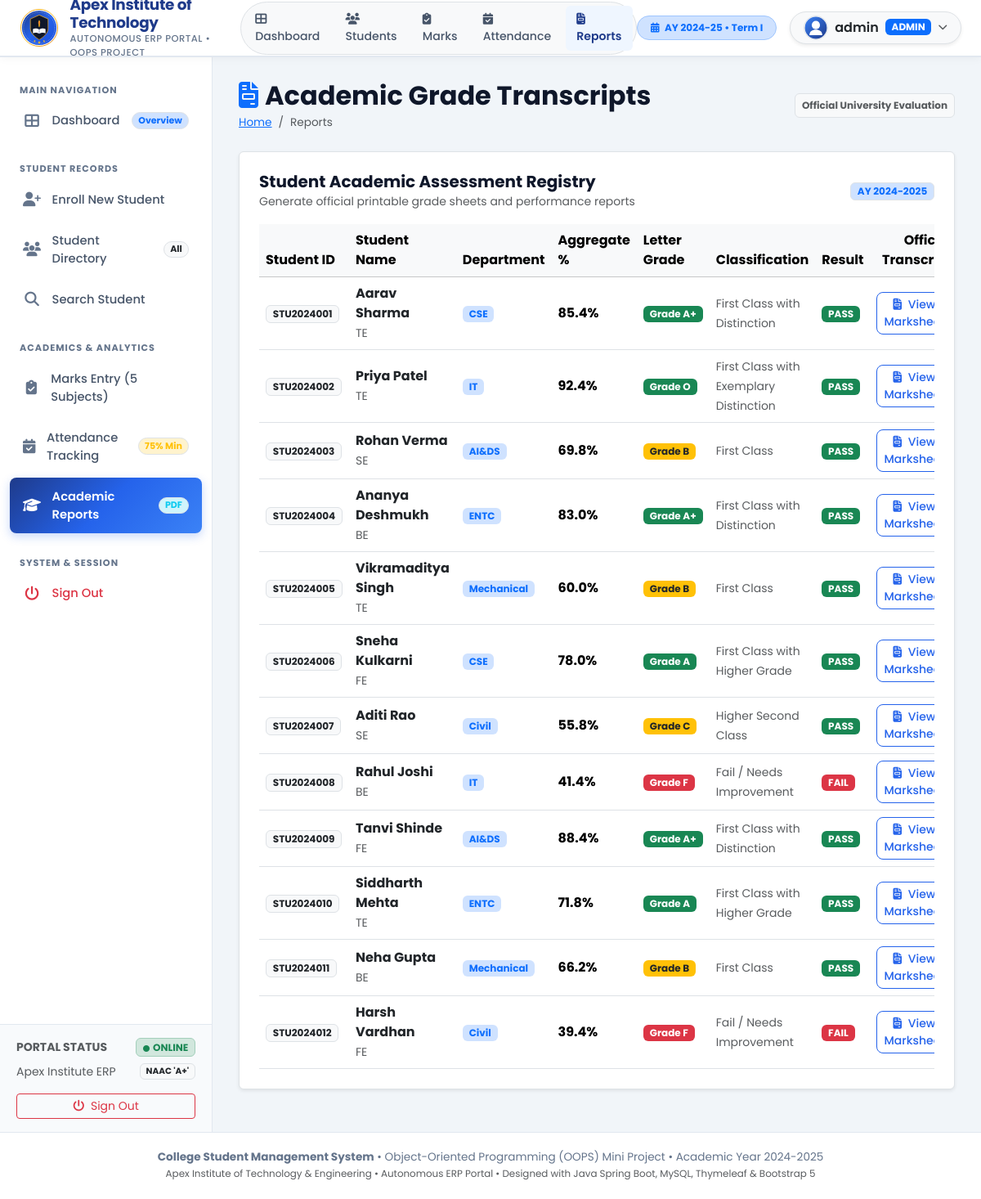
The app's page /reports (signed in) with its own data.
### tables this page shows
CREATE TABLE students (
        id INTEGER PRIMARY KEY AUTOINCREMENT,
        student_id TEXT UNIQUE NOT NULL,
        name TEXT NOT NULL,
        department TEXT NOT NULL,
        class_year TEXT NOT NULL,
        email TEXT UNIQUE NOT NULL,
        phone TEXT NOT NULL,
        address TEXT,
        dob TEXT NOT NULL,
        gender TEXT NOT NULL,
        admission_date TEXT NOT NULL
    );

### server.py (the view)
@app.route('/reports')
@login_required
def reports_list():
    conn = get_db()
    cursor = conn.cursor()
    cursor.execute('SELECT * FROM students ORDER BY id ASC')
    students = cursor.fetchall()
    reports = []
    for s in students:
        cursor.execute('SELECT marks_obtained FROM marks WHERE student_id = ?', (s['id'],))
        m_list = [row['marks_obtained'] for row in cursor.fetchall()]
        pct = round((sum(m_list) / 500 * 100), 2) if m_list else 0.0
        grade, status, classification = compute_grades(pct, m_list)
        reports.append({
            'id': s['id'],
            'student_id': s['student_id'],
            'name': s['name'],
            'department': s['department'],
            'class_year': s['class_year'],
            'percentage': pct,
            'grade': grade,
            'status': status,
            'classification': classification
        })
    conn.close()
    return render_template('reports_list.html', active_page='reports', reports=reports)

### server.py (called while the page is built)
def get_db():
    conn = sqlite3.connect(DB_PATH)
    conn.row_factory = sqlite3.Row
    return conn

def compute_grades(percentage, marks_list):
    all_passed = all(m >= 35.0 for m in marks_list) if marks_list else False
    if not all_passed or percentage < 40.0:
        return 'F', 'FAIL', 'Fail / Needs Improvement'
    if percentage >= 90.0:
        return 'O', 'PASS', 'First Class with Exemplary Distinction'
    elif percentage >= 80.0:
        return 'A+', 'PASS', 'First Class with Distinction'
    elif percentage >= 70.0:
        return 'A', 'PASS', 'First Class with Higher Grade'
    elif percentage >= 60.0:
        return 'B', 'PASS', 'First Class'
    elif percentage >= 50.0:
        return 'C', 'PASS', 'Higher Second Class'
    else:
        return 'D', 'PASS', 'Pass Class'

def login_required(f):
    @wraps(f)
    def decorated_function(*args, **kwargs):
        if 'username' not in session:
            flash('Please sign in to access the ERP Portal.', 'error')
            return redirect(url_for('login'))
        return f(*args, **kwargs)
    return decorated_function

### web_templates/reports_list.html (shortened to what this page needs)
{% extends "layout.html" %}
{% block content %}
<div class="page-title-box d-flex justify-content-between align-items-center mb-4">
    <div>
        <h2 class="fw-bold mb-1"><i class="fas fa-file-invoice text-primary me-2"></i>Academic Grade Transcripts</h2>
        <nav aria-label="breadcrumb">
            <ol class="breadcrumb mb-0">
                <li class="breadcrumb-item"><a href="/dashboard">Home</a></li>
                <li class="breadcrumb-item active" aria-current="page">Reports</li>
            </ol>
        </nav>
    </div>
    <div>
        <span class="badge bg-light text-muted border p-2">Official University Evaluation</span>
    </div>
</div>
<div class="custom-card p-4 bg-white rounded border shadow-sm">
    <div class="d-flex justify-content-between align-items-center mb-3">
        <div>
            <h5 class="fw-bold mb-0">Student Academic Assessment Registry</h5>
            <small class="text-muted">Generate official printable grade sheets and performance reports</small>
        </div>
        <span class="badge bg-primary-subtle text-primary border">AY 2024-2025</span>
    </div>
    <div class="table-responsive">
        <table class="table table-hover align-middle mb-0">
            <thead class="table-light">
                <tr>
                    <th>Student ID</th>
                    <th>Student Name</th>
                    <th>Department</th>
                    <th>Aggregate %</th>
                    <th>Letter Grade</th>
                    <th>Classification</th>
                    <th>Result</th>
                    <th class="text-end">Official Transcript</th>
                </tr>
            </thead>
            <tbody>
                {% for item in reports %}
                <tr>
                    <td><span class="badge bg-light text-dark border fw-bold">{{ item.student_id }}</span></td>
                    <td>
                        <div class="fw-bold text-dark">{{ item.name }}</div>
                        <small class="text-muted">{{ item.class_year }}</small>
                    </td>
                    <td><span class="badge bg-primary-subtle text-primary">{{ item.department }}</span></td>
                    <td class="fw-bold">{{ item.percentage }}%</td>
                    <td>
                        <span class="badge {{ 'bg-success' if item.grade in ['O', 'A+', 'A'] else ('bg-warning text-dark' if item.grade in ['B', 'C', 'D'] else 'bg-danger') }} px-2 py-1">
                            Grade {{ item.grade }}
                        </span>
                    </td>
                    <td><small class="text-muted">{{ item.classification }}</small></td>
                    <td>
                        {% if item.status == 'PASS' %}
                            <span class="badge bg-success">PASS</span>
                        {% else %}
                            <span class="badge bg-danger">FAIL</span>
                        {% endif %}
                    </td>
                    <td class="text-end">
                        <a href="/reports/{{ item.id }}" class="btn btn-sm btn-outline-primary">
                            <i class="fas fa-file-invoice me-1"></i> View Marksheet
                        </a>
                    </td>
                </tr>
                {% endfor %}
            </tbody>
        </table>
    </div>
</div>
{% endblock %}

### target/classes/static/css/style.css (style rules this page uses)
:root { --primary-blue: #1e3a8a; --primary-hover: #172554; --accent-blue: #2563eb; --accent-light: #eff6ff; --accent-gradient: linear-gradient(135deg, #1e3a8a 0%, #2563eb 50%, #3b82f6 100%); --bg-main: #f1f5f9; --card-bg: #ffffff; --text-primary: #0f172a; --text-muted: #64748b; --border-color: #e2e8f0; --success-color: #10b981; --warning-color: #f59e0b; --danger-color: #ef4444; --sidebar-width: 260px; --navbar-height: 70px; --transition-smooth: all 0.25s cubic-bezier(0.4, 0, 0.2, 1); }
* { margin: 0; padding: 0; box-sizing: border-box; }
body { font-family: 'Poppins', -apple-system, BlinkMacSystemFont, 'Segoe UI', Roboto, sans-serif; background-color: var(--bg-main); color: var(--text-primary); min-height: 100vh; display: flex; flex-direction: column; }
.page-title-box { display: flex; align-items: center; justify-content: space-between; margin-bottom: 1.75rem; flex-wrap: wrap; gap: 1rem; }
.page-title-box .breadcrumb { margin: 0; font-size: 0.85rem; }
.custom-card { background: var(--card-bg); border-radius: 12px; border: 1px solid var(--border-color); box-shadow: 0 2px 8px rgba(0, 0, 0, 0.04); transition: var(--transition-smooth); margin-bottom: 1.5rem; overflow: hidden; }
.btn-outline-primary { border-color: var(--accent-blue); color: var(--accent-blue); border-radius: 8px; font-weight: 500; }

### records on screen
students: student_id "STU2024001", name "Aarav Sharma", class_year "TE", department "CSE", percentage "85.4", grade "A+", classification "First Class with Distinction", shows "PASS"
students: student_id "STU2024002", name "Priya Patel", class_year "TE", department "IT", percentage "92.4", grade "O", classification "First Class with Exemplary Distinction", shows "PASS"
students: student_id "STU2024003", name "Rohan Verma", class_year "SE", department "AI&DS", percentage "69.8", grade "B", classification "First Class", shows "PASS"
students: student_id "STU2024004", name "Ananya Deshmukh", class_year "BE", department "ENTC", percentage "83.0", grade "A+", classification "First Class with Distinction", shows "PASS"
students: student_id "STU2024005", name "Vikramaditya Singh", class_year "TE", department "Mechanical", percentage "60.0", grade "B", classification "First Class", shows "PASS"
students: student_id "STU2024006", name "Sneha Kulkarni", class_year "FE", department "CSE", percentage "78.0", grade "A", classification "First Class with Higher Grade", shows "PASS"
students: student_id "STU2024007", name "Aditi Rao", class_year "SE", department "Civil", percentage "55.8", grade "C", classification "Higher Second Class", shows "PASS"
students: student_id "STU2024008", name "Rahul Joshi", class_year "BE", department "IT", percentage "41.4", grade "F", classification "Fail / Needs Improvement", shows "FAIL"
students: student_id "STU2024009", name "Tanvi Shinde", class_year "FE", department "AI&DS", percentage "88.4", grade "A+", classification "First Class with Distinction", shows "PASS"
students: student_id "STU2024010", name "Siddharth Mehta", class_year "TE", department "ENTC", percentage "71.8", grade "A", classification "First Class with Higher Grade", shows "PASS"
students: student_id "STU2024011", name "Neha Gupta", class_year "BE", department "Mechanical", percentage "66.2", grade "B", classification "First Class", shows "PASS"
students: student_id "STU2024012", name "Harsh Vardhan", class_year "FE", department "Civil", percentage "39.4", grade "F", classification "Fail / Needs Improvement", shows "FAIL"

### other values on screen
{{ session.get('username', 'admin') }} "admin"
{{ session.get('role', 'ADMIN') }} "ADMIN"
